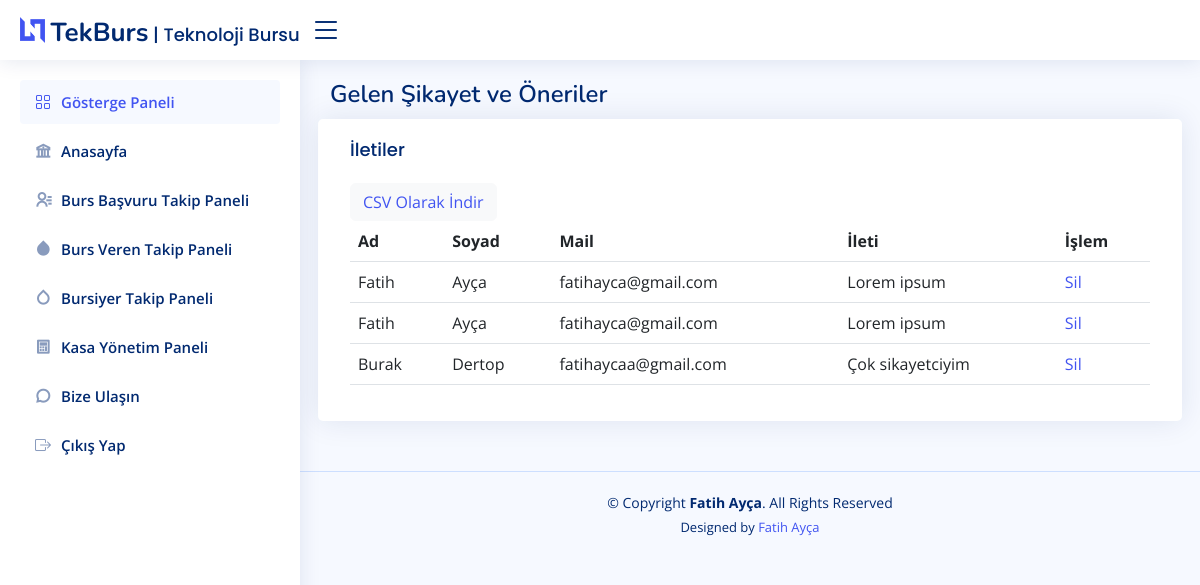
Screenshot of /destekadmin.php (signed in) with the database file from the repository.
### tables this page shows
CREATE TABLE IF NOT EXISTS `destek` (
  `id` int(11) NOT NULL AUTO_INCREMENT,
  `ad` varchar(25) NOT NULL,
  `soyad` varchar(25) NOT NULL,
  `mail` varchar(55) NOT NULL,
  `ileti` varchar(1000) NOT NULL,
  PRIMARY KEY (`id`)
);

### destekadmin.php (the view, shortened to what this page needs)
<!DOCTYPE html>
<html lang="en">
<head>
  <link href="assets/vendor/bootstrap/css/bootstrap.min.css" rel="stylesheet">
  <link href="assets/vendor/bootstrap-icons/bootstrap-icons.css" rel="stylesheet">
  <link href="assets/vendor/boxicons/css/boxicons.min.css" rel="stylesheet">
  <link href="assets/vendor/quill/quill.snow.css" rel="stylesheet">
  <link href="assets/vendor/quill/quill.bubble.css" rel="stylesheet">
  <link href="assets/vendor/remixicon/remixicon.css" rel="stylesheet">
  <link href="assets/vendor/simple-datatables/style.css" rel="stylesheet">
  <link href="assets/css/style.css" rel="stylesheet">
</head>
<body>
<?php
$baglan = baglan();
?>
  <header id="header" class="header fixed-top d-flex align-items-center">
    <div class="d-flex align-items-center justify-content-between">
      <a href="anasayfa.php" class="logo d-flex align-items-center">
        <img src="assets/img/logo.png" alt="">
        <h5 class="card-title"><span> TekBurs</span> | Teknoloji Bursu </h5>
      </a>
      <i class="bi bi-list toggle-sidebar-btn"></i>
    </div>
  </header>
    <aside id="sidebar" class="sidebar">
<ul class="sidebar-nav" id="sidebar-nav">
  <li class="nav-item">
    <a class="nav-link">
      <i class="bi bi-grid"></i>
      <span>Gösterge Paneli</span>
    </a>
  </li>
  <li class="nav-item">
    <a class="nav-link collapsed" href="anasayfa.php">
      <i class="ri-bank-line"></i>
      <span>Anasayfa</span>
    </a>
  </li>
  <li class="nav-item">
    <a class="nav-link collapsed" href="bursbasvuru.php">
      <i class="ri-contacts-line"></i>
      <span>Burs Başvuru Takip Paneli</span>
    </a>
  </li>
  <li class="nav-item">
    <a class="nav-link collapsed" href="bursveren.php">
      <i class="ri-drop-fill"></i>
      <span>Burs Veren Takip Paneli</span>
    </a>
  </li>
  <li class="nav-item">
    <a class="nav-link collapsed" href="bursiyer.php">
      <i class=" ri-drop-line"></i>
      <span>Bursiyer Takip Paneli</span>
    </a>
  </li>
  <li class="nav-item">
    <a class="nav-link collapsed" href="kasa.php">
      <i class="ri-calculator-line"></i>
      <span>Kasa Yönetim Paneli</span>
    </a>
  </li>
  <li class="nav-item">
    <a class="nav-link collapsed" href="destekadmin.php">
      <i class="ri-chat-3-line"></i>
      <span>Bize Ulaşın</span>
    </a>
  </li>
  <li class="nav-item">
    <a class="nav-link collapsed" href="cikis.php">
      <i class="bi bi-box-arrow-right"></i>
      <span>Çıkış Yap</span>
    </a>
  </li>
</ul>
</aside>
  <main id="main" class="main">
    <div class="pagetitle">
      <h1>Gelen Şikayet ve Öneriler</h1>
    </div>
    <section class="section dashboard">
      <div class="row">
<div class="card">
            <div class="card-body">
              <h5 class="card-title">İletiler</h5>
              <table class="table">
                <thead>
                  <tr>
                    <th scope="col">Ad</th>
                    <th scope="col">Soyad</th>
                    <th scope="col">Mail</th>
                    <th scope="col">İleti</th>
                    <th scope="col">İşlem</th>
                  </tr>
                </thead>
                <tbody>
                  <?php
                  $sorgu = $baglan->prepare("select * from destek order by id asc");
                  $sorgu->execute();
                  while ($satir = $sorgu->fetchObject()){
                    echo "<tr>
                            <td>$satir->ad</td>
                            <td>$satir->soyad</td>
                            <td>$satir->mail</td>
                            <td>$satir->ileti</td>
                            <td><a href='destekadmin.php?id=$satir->id'>Sil</a></td>
                          </tr>";
                  }
                ?>
                <button type="button" class="btn btn-light"><a href="csvindir.php?id=destek">CSV Olarak İndir</a></button>
                </tbody>
              </table>
              </div>
          </div>
  </main>
  <footer id="footer" class="footer">
    <div class="copyright">
      &copy; Copyright <strong><span>Fatih Ayça</span></strong>. All Rights Reserved
    </div>
    <div class="credits">
      Designed by <a href="https://www.linkedin.com/in/fatihayca/">Fatih Ayça</a>
    </div>
  </footer>
</body>
</html>

### assets/css/style.css (style rules this page uses)
:root { scroll-behavior: smooth; }
body { font-family: "Open Sans", sans-serif; background: #f6f9ff; color: #444444; }
a { color: #4154f1; text-decoration: none; }
h1, h2, h3, h4, h5, h6 { font-family: "Nunito", sans-serif; }
#main { margin-top: 60px; padding: 20px 30px; transition: all 0.3s; }
.pagetitle { margin-bottom: 10px; }
.pagetitle h1 { font-size: 24px; margin-bottom: 0; font-weight: 600; color: #012970; }
.card { margin-bottom: 30px; border: none; border-radius: 5px; box-shadow: 0px 0 30px rgba(1, 41, 112, 0.1); }
.card-title { padding: 20px 0 15px 0; font-size: 18px; font-weight: 500; color: #012970; font-family: "Poppins", sans-serif; }
.card-title span { color: #899bbd; font-size: 14px; font-weight: 400; }
.card-body { padding: 0 20px 20px 20px; }
.logo { line-height: 1; }
@media (min-width: 1200px) { .logo { width: 280px; } }
.logo img { max-height: 26px; margin-right: 6px; }
.logo span { font-size: 26px; font-weight: 700; color: #012970; font-family: "Nunito", sans-serif; }
.header { transition: all 0.5s; z-index: 997; height: 60px; box-shadow: 0px 2px 20px rgba(1, 41, 112, 0.1); background-color: #fff; padding-left: 20px; }
.header .toggle-sidebar-btn { font-size: 32px; padding-left: 10px; cursor: pointer; color: #012970; }
.sidebar { position: fixed; top: 60px; left: 0; bottom: 0; width: 300px; z-index: 996; transition: all 0.3s; padding: 20px; overflow-y: auto; scrollbar-width: thin; scrollbar-color: #aab7cf transparent; box-shadow: 0px 0px 20px rgba(1, 41, 112, 0.1); background-color: #fff; }
@media (min-width: 1200px) { #main, #footer { margin-left: 300px; } }
.sidebar-nav { padding: 0; margin: 0; list-style: none; }
.sidebar-nav li { padding: 0; margin: 0; list-style: none; }
.sidebar-nav .nav-item { margin-bottom: 5px; }
.sidebar-nav .nav-link { display: flex; align-items: center; font-size: 15px; font-weight: 600; color: #4154f1; transition: 0.3; background: #f6f9ff; padding: 10px 15px; border-radius: 4px; }
.sidebar-nav .nav-link i { font-size: 16px; margin-right: 10px; color: #4154f1; }
.sidebar-nav .nav-link.collapsed { color: #012970; background: #fff; }
.sidebar-nav .nav-link.collapsed i { color: #899bbd; }
.footer { padding: 20px 0; font-size: 14px; transition: all 0.3s; border-top: 1px solid #cddfff; }
.footer .copyright { text-align: center; color: #012970; }
.footer .credits { padding-top: 5px; text-align: center; font-size: 13px; color: #012970; }

### rows the page displays
destek: ad "Fatih", soyad "Ayça", mail "fatihayca@gmail.com", ileti "Lorem ipsum"
destek: ad "Fatih", soyad "Ayça", mail "fatihayca@gmail.com", ileti "Lorem ipsum"
destek: ad "Burak", soyad "Dertop", mail "fatihaycaa@gmail.com", ileti "Çok sikayetciyim"
